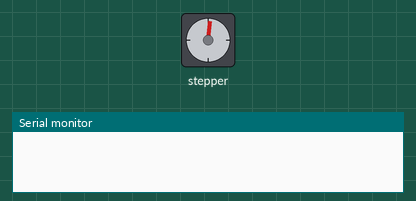
The sketch below on a simulated ESP32. On the bench: stepper motor, the last lines printed to the serial monitor. Stepper angles assume 2048 steps per turn.

Above: at 0.67 s.
At 10.44 s:
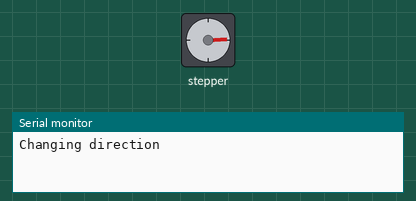
At 20.05 s:
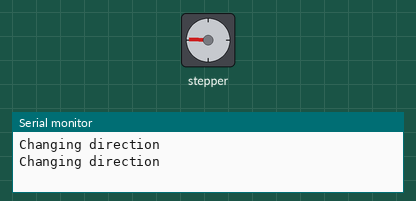
At 39.57 s:
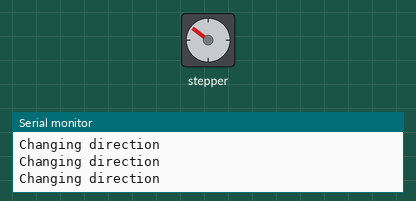
Timing chart, 0 to 40.0 s (numbered marks = the images above):
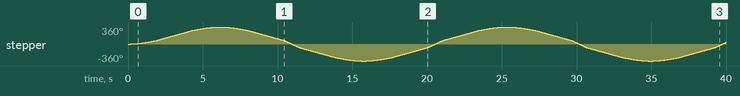

Measured:
- by itself, stepper: turns 360° clockwise in 6.0 s, then 720° counter-clockwise in 9.4 s, then 720° clockwise in 9.4 s, then 720° counter-clockwise in 9.4 s, and so on

The sketch:

esp32_motor_test1.ino
```cpp
// (licence header left out)
#include <AccelStepper.h>

const int stepsPerRevolution = 2048;  // change this to fit the number of steps per revolution

// ULN2003 Motor Driver Pins
#define IN1 19
#define IN2 18
#define IN3 5
#define IN4 17

// initialize the stepper library
AccelStepper stepper(AccelStepper::HALF4WIRE, IN1, IN3, IN2, IN4);

void setup() {
  // initialize the serial port
  Serial.begin(115200);

  // set the speed and acceleration
  stepper.setMaxSpeed(1000);
  stepper.setAcceleration(300);
  // set target position
  stepper.moveTo(stepsPerRevolution);
}

void loop() {
  // check current stepper motor position to invert direction
  if (stepper.distanceToGo() == 0){
    stepper.moveTo(-stepper.currentPosition());
    Serial.println("Changing direction");
  }
  // move the stepper motor (one step at a time)
  stepper.run();
}
```
